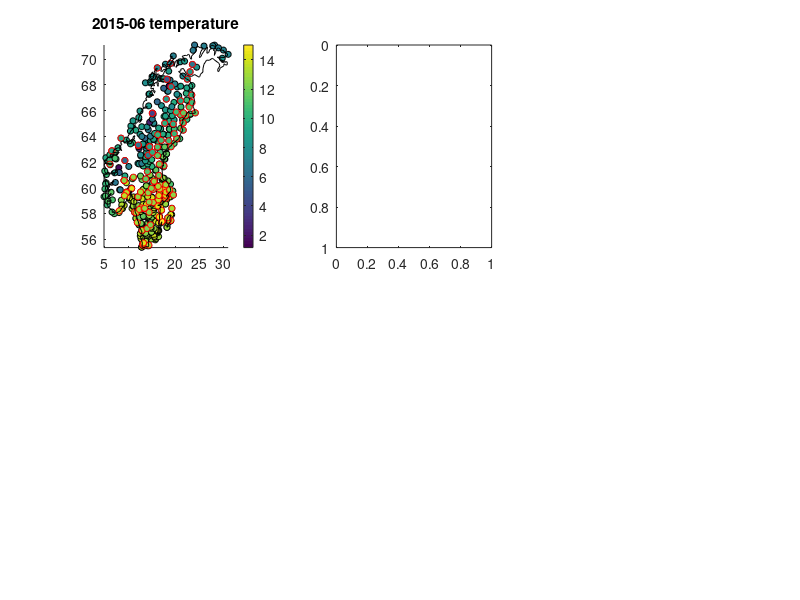

The MATLAB source for this figure: (Note: this script raises an error after producing the figure.)
%set paths to course files and/or download HA1_SE_Temp.mat from the homepage

%% load data
load HA1_temp_2015_06
%points inside of Sweden (i.e. not nan)
I_land = ~any(isnan(X_grid),2);
%reshape grid to images
X_img = reshape(X_grid, sz(1), sz(2), []);
I_img = reshape(I_land, sz);

%% Plot data
%plot observations
figure(1)
subplot(231)
scatter(X(:,1), X(:,2), 20, Y, 'filled', ...
  'markeredgecolor', 'k')
axis xy tight; hold on
%validation data
scatter(X_valid(:,1), X_valid(:,2), 20, Y_valid(:,end), 'filled', ...
  'markeredgecolor', 'r')
%borders
plot(Border(:,1),Border(:,2),'k')
hold off; colorbar
title('2015-06 temperature')

%plot elevation and other covariates
for i=3:6
  subplot(2,3,i-1)
  imagesc([4.9 30.9], [71.1 55.4], X_img(:,:,i), 'alphadata', I_img)
  axis xy; hold on
  plot(Border(:,1),Border(:,2))
  scatter(X(:,1), X(:,2), 25, X(:,i),...
    'filled','markeredgecolor','k')
  colorbar
  hold off
  title(names{i})
end

%% Example showing how to do predictions and fit them onto the grid
%pick out the relevant parts of the grid
grid = X_grid(I_land,:);
%create a matrix holding "predicitons"
mu = nan(sz);
%do "predicitons" 
E = grid*randn(size(grid,2),1);
%and fit these into the relevant points
mu(I_land) = E;
%plot
figure(2)
imagesc([4.9 30.9], [71.1 55.4], mu, 'alphadata', I_img)
axis xy; hold on
plot(Border(:,1),Border(:,2), '-')
hold off
title('Predictions')
